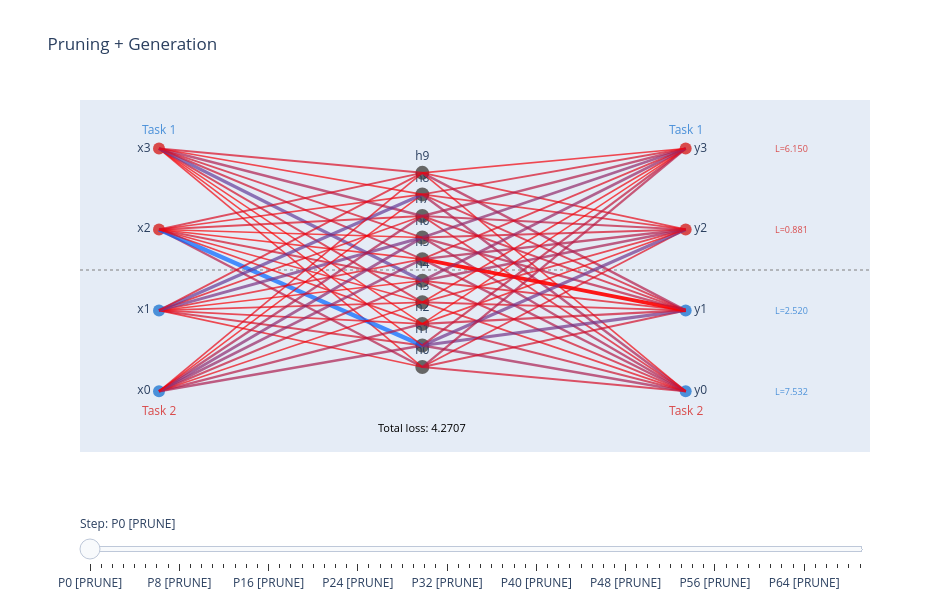

The notebook cell saved with this chart:
### Markdown cell above
## Network Diagram



 Hover over connections for weight + utility. Red = about to be pruned. Per-output

 loss shown next to outputs. Events (generation, task changes) noted in the title.

### Code cell
def plot_diagram(snapshots):
    n_active_units = max(int(s['M_in'].any(axis=1).sum()) for s in snapshots)
    input_y = np.linspace(0, 1, INPUT_DIM)
    hidden_y = np.array([0.5]) if n_active_units <= 1 else np.linspace(0.1, 0.9, N_HIDDEN_MAX)
    output_y = np.linspace(0, 1, OUTPUT_DIM)

    all_utils = []
    for s in snapshots:
        u_in = s['U_in'] * s['M_in']; u_out = s['U_out'] * s['M_out']
        all_utils.extend(u_in[s['M_in'] > 0].tolist())
        all_utils.extend(u_out[s['M_out'] > 0].tolist())
    vmin, vmax = 0, np.percentile(all_utils, 95) if all_utils else 1

    frames = []
    for si, snap in enumerate(snapshots):
        M_in_s, M_out_s = snap['M_in'], snap['M_out']
        U_in_s, U_out_s = snap['U_in'], snap['U_out']
        alpha_in_s = snap.get('alpha_in', np.zeros_like(snap['W_in']))
        alpha_out_s = snap.get('alpha_out', np.zeros_like(snap['W_out']))
        W_in_s, W_out_s = snap['W_in'], snap['W_out']
        pruned_is_out = snap['pruned_is_output']
        pruned_idx = snap['pruned_local_idx']

        shapes, hover_x, hover_y, hover_text = [], [], [], []

        for k in range(N_HIDDEN_MAX):
            for i in range(INPUT_DIM):
                if not M_in_s[k, i]: continue
                u, w = float(U_in_s[k, i]), float(W_in_s[k, i])
                alpha = float(alpha_in_s[k, i])
                norm_u = min(max((u - vmin) / max(vmax - vmin, 1e-10), 0), 1)
                color = f'rgba({int(255*(1-norm_u))}, {int(100*norm_u)}, {int(255*norm_u)}, 0.7)'
                width = 1.5 + 3 * norm_u
                is_pruned = (pruned_is_out is not None and not pruned_is_out
                             and pruned_idx == k * INPUT_DIM + i)
                if is_pruned: color, width = 'rgba(255, 0, 0, 0.9)', 4
                shapes.append(dict(type='line', x0=0, y0=float(input_y[i]),
                                   x1=1, y1=float(hidden_y[k]),
                                   line=dict(color=color, width=width)))
                mx = 0.5; my = 0.5 * (float(input_y[i]) + float(hidden_y[k]))
                hover_x.append(mx); hover_y.append(my)
                hover_text.append(f'in[{k},{i}] w={w:.4f} u={u:.4f} alpha={alpha:.4e}')

        for j in range(OUTPUT_DIM):
            for k in range(N_HIDDEN_MAX):
                if not M_out_s[j, k]: continue
                u, w = float(U_out_s[j, k]), float(W_out_s[j, k])
                alpha = float(alpha_out_s[j, k])
                norm_u = min(max((u - vmin) / max(vmax - vmin, 1e-10), 0), 1)
                color = f'rgba({int(255*(1-norm_u))}, {int(100*norm_u)}, {int(255*norm_u)}, 0.7)'
                width = 1.5 + 3 * norm_u
                is_pruned = (pruned_is_out is not None and pruned_is_out
                             and pruned_idx == j * N_HIDDEN_MAX + k)
                if is_pruned: color, width = 'rgba(255, 0, 0, 0.9)', 4
                shapes.append(dict(type='line', x0=1, y0=float(hidden_y[k]),
                                   x1=2, y1=float(output_y[j]),
                                   line=dict(color=color, width=width)))
                mx = 1.5; my = 0.5 * (float(hidden_y[k]) + float(output_y[j]))
                hover_x.append(mx); hover_y.append(my)
                hover_text.append(f'out[{j},{k}] w={w:.4f} u={u:.4f} alpha={alpha:.4e}')

        loss_annots = []
        pol = snap['per_output_loss']
        for j in range(OUTPUT_DIM):
            task = j // N_OUTPUTS_PER_TASK
            c = '#4a90d9' if task == 0 else '#d94a4a'
            loss_annots.append(dict(x=2.4, y=float(output_y[j]), text=f'L={pol[j]:.3f}',
                                    showarrow=False, font=dict(size=9, color=c)))
        loss_annots.append(dict(x=1.0, y=-0.15, text=f'Total loss: {snap["total_loss"]:.4f}',
                                showarrow=False, font=dict(size=11, color='black')))
        if snap.get('event'):
            loss_annots.append(dict(x=1.0, y=1.12, text=snap['event'],
                                    showarrow=False, font=dict(size=11, color='green')))

        label = f'P{snap["prune_step"]}'
        label += ' [PRUNE]' if snap['is_prune_frame'] else f'.{snap["sub_step"]+1}'
        frames.append((shapes, hover_x, hover_y, hover_text, loss_annots, label))

    fig = go.Figure()
    colors_in = ['#4a90d9'] * N_INPUTS_PER_TASK + ['#d94a4a'] * N_INPUTS_PER_TASK
    colors_out = ['#4a90d9'] * N_OUTPUTS_PER_TASK + ['#d94a4a'] * N_OUTPUTS_PER_TASK
    # Only show active hidden units
    active_hidden = sorted(set(
        k for s in snapshots for k in range(N_HIDDEN_MAX)
        if s['M_in'][k].any() or s['M_out'][:, k].any()))
    hidden_colors = ['#666'] * N_HIDDEN_MAX

    fig.add_trace(go.Scatter(x=[0]*INPUT_DIM, y=input_y.tolist(), mode='markers+text',
        marker=dict(size=12, color=colors_in),
        text=[f'x{i}' for i in range(INPUT_DIM)],
        textposition='middle left', showlegend=False, hoverinfo='skip'))
    fig.add_trace(go.Scatter(x=[1]*N_HIDDEN_MAX, y=hidden_y.tolist(), mode='markers+text',
        marker=dict(size=14, color=hidden_colors),
        text=[f'h{k}' for k in range(N_HIDDEN_MAX)],
        textposition='top center', showlegend=False, hoverinfo='skip'))
    fig.add_trace(go.Scatter(x=[2]*OUTPUT_DIM, y=output_y.tolist(), mode='markers+text',
        marker=dict(size=12, color=colors_out),
        text=[f'y{j}' for j in range(OUTPUT_DIM)],
        textposition='middle right', showlegend=False, hoverinfo='skip'))
    fig.add_trace(go.Scatter(x=frames[0][1], y=frames[0][2], mode='markers',
        marker=dict(size=15, opacity=0), text=frames[0][3],
        hoverinfo='text', showlegend=False))

    mid_in = (input_y[N_INPUTS_PER_TASK-1] + input_y[N_INPUTS_PER_TASK]) / 2
    fig.add_hline(y=float(mid_in), line_dash='dot', line_color='gray', opacity=0.5)

    base_annots = [
        dict(x=0, y=1.08, text='Task 1', showarrow=False, font=dict(color='#4a90d9', size=12)),
        dict(x=0, y=-0.08, text='Task 2', showarrow=False, font=dict(color='#d94a4a', size=12)),
        dict(x=2, y=1.08, text='Task 1', showarrow=False, font=dict(color='#4a90d9', size=12)),
        dict(x=2, y=-0.08, text='Task 2', showarrow=False, font=dict(color='#d94a4a', size=12)),
    ]
    fig.update_layout(shapes=frames[0][0], annotations=base_annots + frames[0][4])

    node_x = [[0]*INPUT_DIM, [1]*N_HIDDEN_MAX, [2]*OUTPUT_DIM]
    node_y = [input_y.tolist(), hidden_y.tolist(), output_y.tolist()]
    node_text = [[f'x{i}' for i in range(INPUT_DIM)],
                 [f'h{k}' for k in range(N_HIDDEN_MAX)],
                 [f'y{j}' for j in range(OUTPUT_DIM)]]

    steps = [dict(method='update',
                  args=[{'x': node_x + [hx], 'y': node_y + [hy], 'text': node_text + [ht]},
                        {'shapes': sh, 'annotations': base_annots + la}],
                  label=lbl)
             for sh, hx, hy, ht, la, lbl in frames]

    fig.update_layout(
        sliders=[dict(active=0, currentvalue=dict(prefix='Step: '), steps=steps, pad=dict(t=60))],
        title='Pruning + Generation',
        xaxis=dict(range=[-0.3, 2.7], showgrid=False, zeroline=False, showticklabels=False),
        yaxis=dict(range=[-0.25, 1.2], showgrid=False, zeroline=False, showticklabels=False),
        height=600, width=950)
    return fig

fig = plot_diagram(snapshots)

ts = datetime.now().strftime("%Y%m%d_%H%M%S")
fig.write_html(f"./plots/plot_per_output_{ts}_all.html")
fig.show()
